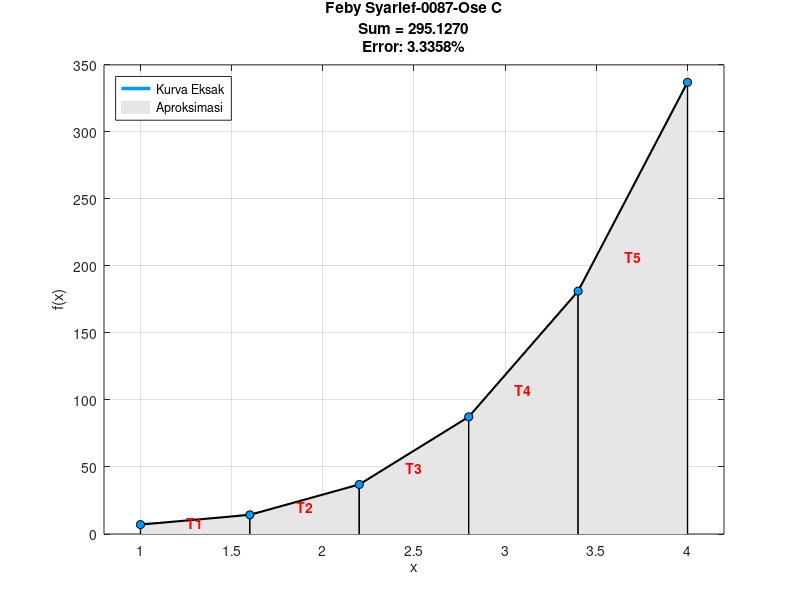

The MATLAB source for this figure:
clear; clc; close all;

f = @(x) x.^4 + 2*x.^3 - 4 * x.^2 +3*x +5;

disp('--- Program Integral Trapesium ---');
a = 1; % batas bawah
b = 4; % batas atas
n = input('Masukkan jumlah sub-interval (n): ');

dx = (b - a) / n;
sum = 0;   
c1 = a;    

x_fine = linspace(a, b, 500);
y_fine = f(x_fine);
figure('Color', 'w'); 
h_curve = plot(x_fine, y_fine, 'Color', [0 0.6 1], 'LineWidth', 2.5); hold on;
h_fill = [];

fprintf('\nDetail Iterasi:\n');
fprintf('-------------------------------------------------------------\n');
fprintf(' i |    c1     |    c2     |     z (Luas)   |   sum (Total)\n');
fprintf('-------------------------------------------------------------\n');

for i = 1:n
    c2 = c1 + dx;
    z = (dx / 2) * (f(c1) + f(c2));
    sum = sum + z;
    
    x_trap = [c1, c1, c2, c2];
    y_trap = [0, f(c1), f(c2), 0];
    
    h_temp = fill(x_trap, y_trap, [0.9 0.9 0.9], 'EdgeColor', 'none');
    if i==1, h_fill = h_temp; end
    
    plot([c1 c1], [0 f(c1)], 'k-', 'LineWidth', 1);       
    plot([c2 c2], [0 f(c2)], 'k-', 'LineWidth', 1);       
    plot([c1 c2], [f(c1) f(c2)], 'k-', 'LineWidth', 1.5); 
    
    plot(c1, f(c1), 'o', 'MarkerFaceColor', [0 0.6 1], 'MarkerEdgeColor', 'k');
    if i==n, plot(c2, f(c2), 'o', 'MarkerFaceColor', [0 0.6 1], 'MarkerEdgeColor', 'k'); end
    
    text((c1+c2)/2, (f(c1)+f(c2))/2.5, ['T' num2str(i)], 'Color', 'r', 'FontWeight', 'bold', 'HorizontalAlignment', 'center');
    
    fprintf(' %d | %8.4f  | %8.4f  |   %10.4f   |   %10.4f\n', i, c1, c2, z, sum);
    
    c1 = c1 + dx;
end

val_exact = integral(f, a, b);
err_abs = abs(val_exact - sum); 
err_rel = (err_abs / abs(val_exact)) * 100;

fprintf('-------------------------------------------------------------\n');
fprintf('\nHASIL AKHIR:\n');
fprintf('1. Eksak (Analitik) : %.6f\n', val_exact);
fprintf('2. Numerik   : %.6f\n', sum);
fprintf('3. Error Relatif    : %.4f %%\n', err_rel);

title({['Feby Syarief-0087-Ose C'],['Sum = ' num2str(sum, '%.4f')], ...
       ['Error: ' num2str(err_rel, '%.4f') '%']});

xlabel('x'); ylabel('f(x)'); grid on;
xlim([a-0.2, b+0.2]); 
legend([h_curve, h_fill], {'Kurva Eksak', 'Aproksimasi'}, 'Location', 'northwest');
hold off;
